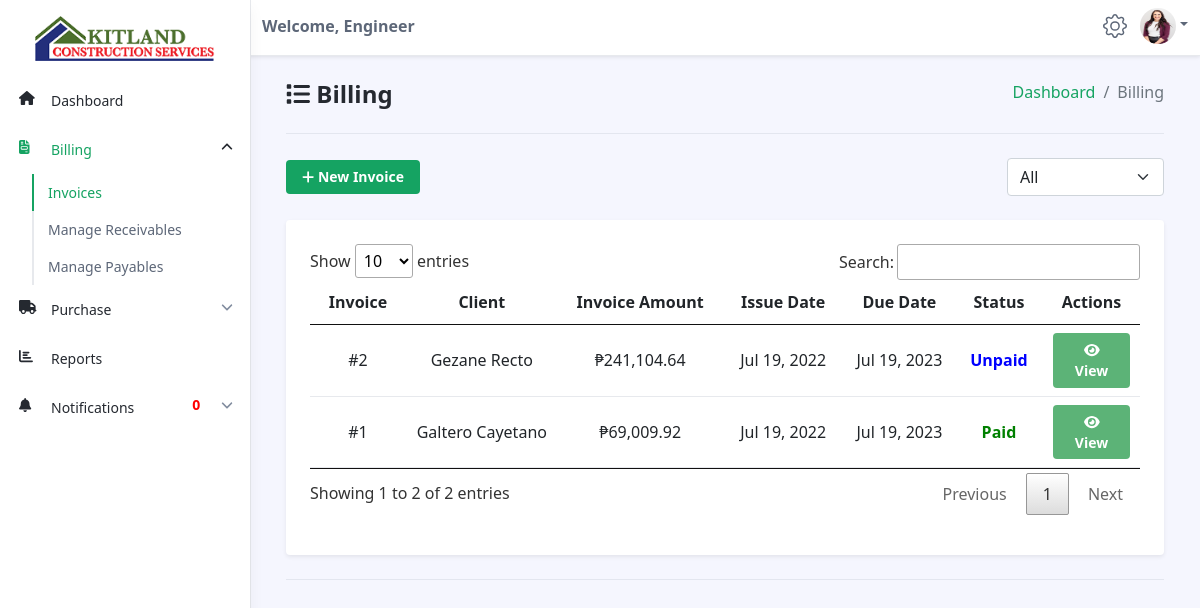
The page /accountant/invoice.php (signed in) on the database its author committed.
### tables this page shows
CREATE TABLE `staffs` (
  `id` int(11) NOT NULL,
  `staff_id` varchar(255) NOT NULL,
  `full_name` varchar(255) NOT NULL,
  `birthday` date NOT NULL,
  `age` varchar(255) NOT NULL,
  `gender` varchar(255) NOT NULL,
  `address` varchar(255) NOT NULL,
  `contact` varchar(255) NOT NULL,
  `civil_status` varchar(255) NOT NULL,
  `profile` varchar(255) NOT NULL,
  `status` varchar(255) NOT NULL,
  `email` varchar(255) NOT NULL,
  `username` varchar(255) NOT NULL,
  `password` varchar(255) NOT NULL,
  `access` varchar(255) NOT NULL,
  `otp` varchar(255) NOT NULL,
  `date_added` date NOT NULL,
  `last_login` datetime NOT NULL,
  `last_activity` datetime NOT NULL,
  `last_logout` datetime NOT NULL
);

CREATE TABLE `invoices` (
  `invoice_id` int(11) NOT NULL,
  `project_id` varchar(255) NOT NULL,
  `client` varchar(255) NOT NULL,
  `transportation` decimal(13,2) NOT NULL,
  `consultation_fee` decimal(13,2) NOT NULL,
  `total_miscellaneous` decimal(13,2) NOT NULL,
  `total_materials` decimal(13,2) NOT NULL,
  `total_labor` decimal(13,2) NOT NULL,
  `subtotal` decimal(13,2) NOT NULL,
  `total_tax` decimal(13,2) NOT NULL,
  `total_invoice` decimal(13,2) NOT NULL,
  `status` varchar(255) NOT NULL,
  `date_created` date NOT NULL,
  `due_date` date NOT NULL,
  `date_added` datetime NOT NULL
);

CREATE TABLE `projects` (
  `id` int(11) NOT NULL,
  `type` varchar(50) NOT NULL,
  `name` varchar(255) NOT NULL,
  `project_description` varchar(255) NOT NULL,
  `engineer_id` varchar(255) NOT NULL,
  `location` varchar(255) NOT NULL,
  `client_name` varchar(50) NOT NULL,
  `start_date` date NOT NULL,
  `end_date` date NOT NULL,
  `contract` varchar(255) NOT NULL,
  `blueprint` varchar(255) NOT NULL,
  `status` varchar(50) NOT NULL,
  `date_added` date NOT NULL DEFAULT current_timestamp()
);

### accountant/invoice.php (the view, shortened to what this page needs)
<?php
include('../connections/config.php');
?>
<!DOCTYPE html>
<!DOCTYPE html>
<html lang="en">
<head>
    <link id="theme-style" rel="stylesheet" href="dataTables/jquery.dataTables.min.css">
    <link id="theme-style" rel="stylesheet" href="../assets/css/portal.css">
    <link rel="stylesheet" href="../assets/css/style.css" />
</head>
<body class="app">
    <?php $page = 'invoice';
    include('accountant-navbar.php'); ?>
    <div class="app-wrapper">
        <div class="app-content pt-3 p-md-3 p-lg-4">
            <div class="container-xl">
                <ol class="breadcrumb mb-4" style="float:right">
                    <li class="breadcrumb-item"><a href="dashboard.php">Dashboard</a></li>
                    <li class="breadcrumb-item active">Billing</li>
                </ol>
                <h1 class="app-page-title"><span class="nav-icon"><i class="fa fa-list"></i></span> Billing</h1>
                <hr class="mb-4">
                <div class="row g-3 mb-4 align-items-center justify-content-between">
                    <div class="col-auto">
                        <a href="add-invoice.php" class="btn app-btn-primary"><i class=" fa fa-plus"></i> New Invoice</a>
                    </div>
                    <div class="col-auto">
                        <div class="page-utilities">
                            <div class="row g-2 justify-content-start justify-content-md-end align-items-center">
                                <div class="col-auto">
                                    <select class="form-select w-auto">
                                        <option selected value="option-1">All</option>
                                    </select>
                                </div>
                            </div>
                        </div>
                    </div>
                </div>
                <div class="row g-4 settings-section">
                    <div class="col-12 col-md-12">
                        <div class="app-card app-card-settings shadow-sm p-4">
                            <div class="app-card-body">
                                <form class="settings-form">
                                    <div class="mb-3">
                                        <table id="myTable" class="table app-table-hover mb-0 text-center">
                                            <thead>
                                                <tr>
                                                    <th class="cell">Invoice</th>
                                                    <th class="cell">Client</th>
                                                    <th class="cell">Invoice Amount</th>
                                                    <th class="cell">Issue Date</th>
                                                    <th class="cell">Due Date</th>
                                                    <th class="cell">Status</th>
                                                    <th class="cell">Actions</th>
                                                </tr>
                                            </thead>
                                            <tbody>
                                                <?php
                                                $sql = "SELECT * FROM staffs, clients, projects, invoices WHERE staffs.id = projects.engineer_id AND clients.name = projects.client_name AND invoices.project_id = projects.id AND invoices.total_invoice != '' ORDER by invoice_id DESC";
                                                $result = mysqli_query($conn, $sql);
                                                $count = mysqli_num_rows($result);
                                                if ($count > 0) {
                                                    while ($row = mysqli_fetch_assoc($result)) {
                                                        $invoice_id = $row['invoice_id'];
                                                        $client_name = $row['client_name'];
                                                        $date_created = $row['date_created'];
                                                        $due_date = $row['due_date'];
                                                        $total_invoice = $row['total_invoice'];
                                                        $status = $row['status'];
                                                ?>
                                                        <tr>
                                                            <td class="cell" style="padding-top:0.5em">#<?php echo $invoice_id; ?></td>
                                                            <td class="cell" style="padding-top:0.5em"><?php echo $client_name; ?></td>
                                                            <td class="cell" style="padding-top:0.5em">₱<?php echo number_format($total_invoice, 2, '.', ','); ?></td>
                                                            <td class="cell" style="padding-top:0.5em"><?php echo date("M d, Y", strtotime($date_created)); ?></td>
                                                            <td class="cell" style="padding-top:0.5em"><?php echo date("M d, Y", strtotime($due_date)); ?></td>
                                                            <?php
                                                            if ($status == "Unpaid") {
                                                            ?>
                                                                <td class="cell" style="padding-top:0.5em; font-weight:bold; color:blue">Unpaid</td>
                                                            <?php } else if ($status == "Paid") {
                                                            ?>
                                                                <td class="cell" style="padding-top:0.5em; font-weight:bold; color:green">Paid</td>
                                                            <?php
                                                            }
                                                            ?>
                                                            <td class="cell" style="padding-top:0.5em"><a href="invoice-details.php?ID=<?php echo $invoice_id; ?>" class="btn app-btn btn-success" style="color:white"><i class="fa fa-eye"></i> View</a></td>
                                                        </tr>
                                                <?php
                                                    }
                                                } else {
                                                    echo "<script>alert('No Invoices Found!')</script>";
                                                }
                                                ?>
                                            </tbody>
                                        </table>
                                    </div>
                                </form>
                            </div>
                        </div>
                    </div>
                </div>
                <hr class="my-4">
            </div>
        </div>
    </div>
</body>
</html>

### assets/css/style.css (style rules this page uses)
* { -webkit-user-select: none; -moz-user-select: none; -ms-user-select: none; user-select: none; }

### rows shown on the page
staffs: invoices.invoice_id "2", projects.client_name "Gezane Recto", invoices.total_invoice "241,104.64", invoices.date_created "Jul 19, 2022", invoices.due_date "Jul 19, 2023", shows "Unpaid", invoices.invoice_id "1", projects.client_name "Galtero Cayetano", invoices.total_invoice "69,009.92", shows "Paid"

### other values the page prints
$_SESSION['access'] "Engineer"
$total "0"
